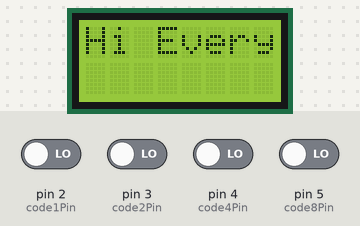
The sketch below on a simulated Arduino Uno, built with avr-gcc and run on an emulated ATmega328P. On the bench: 8×2 character LCD. Inputs (shaded band) come from the test bench; at power-on: pin 2 (code1Pin), pin 3 (code2Pin), pin 4 (code4Pin), pin 5 (code8Pin) LOW. What the sketch prints to the serial monitor is not drawn.

Above: at 1.2 s.
1.3 s: pin 2 (code1Pin) driven HIGH
At 2.3 s:
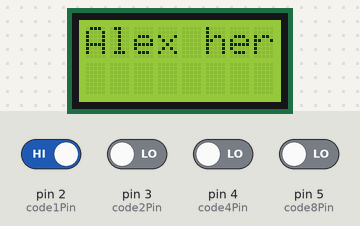
2.8 s: pin 3 (code2Pin) driven HIGH
At 3.3 s:
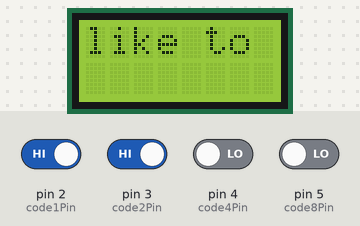
5.8 s: pin 4 (code4Pin) driven HIGH
At 6.5 s:
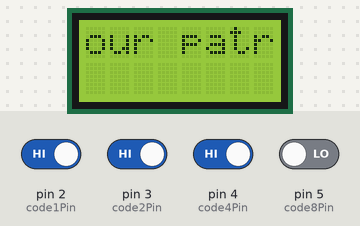
7.4 s: pin 5 (code8Pin) driven HIGH
At 8.6 s:
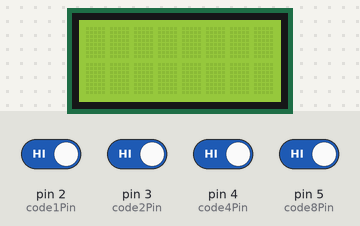
8.9 s: pin 5 (code8Pin) driven LOW
At 10.1 s:
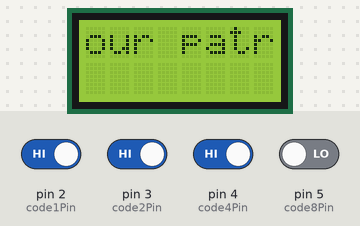
10.4 s: pin 2 (code1Pin) driven LOW
At 11.2 s:
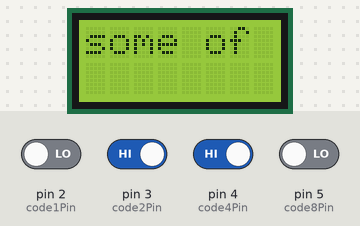
Timing chart, 0 to 12.9 s (numbered marks = the images above; inputs shaded):
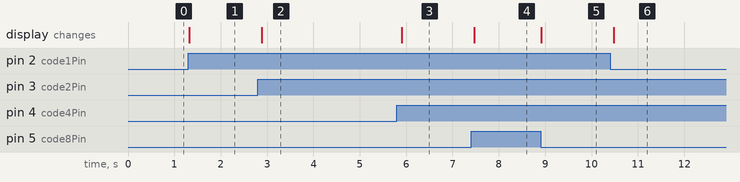

Measured:
- after the input at 1.3 s, the display: changes at once (image 1)
- after the input at 2.8 s, the display: changes after 0.08 s (image 2)
- after the input at 5.8 s, the display: changes after 0.11 s (image 3)
- after the input at 7.4 s, the display: changes after 0.07 s (image 4)
- after the input at 8.9 s, the display: changes at once (image 5)
- after the input at 10.4 s, the display: changes after 0.07 s (image 6)

The sketch:

rotary_decode.ino
```cpp
#include <LiquidCrystal.h>
#define setbit(data,b) (data|=(1<<b)) //set the b bit of data to 1
#define clrbit(data,b) (data&=~(1<<b)) //set the b bit of data to 0

uint8_t code8421 = 0;
const uint8_t code8Pin = 5;
const uint8_t code4Pin = 4;
const uint8_t code2Pin = 3;
const uint8_t code1Pin = 2;
const int rs = 18, en = 19, d4 = 14, d5 = 15, d6 = 16, d7 = 17;
LiquidCrystal lcd(rs, en, d4, d5, d6, d7);

void setup() {
  Serial.begin(9600);
  Serial.println("8421 Encoder Starts up!");
  pinMode(rs, OUTPUT);
  pinMode(en, OUTPUT);
  pinMode(d4, OUTPUT);
  pinMode(d5, OUTPUT);
  pinMode(d6, OUTPUT);
  pinMode(d7, OUTPUT);
  //LiquidCrystal lcd(rs, en, d4, d5, d6, d7);
  lcd.begin(8,2);
  lcd.display();
  lcd.clear();
  lcd.print("Hello world");
  pinMode(code8Pin, INPUT);
  pinMode(code4Pin, INPUT);
  pinMode(code2Pin, INPUT);
  pinMode(code1Pin, INPUT);
}

void loop() {
  //According to the pin level and set the corresponding bit to 0 or 1
  if (digitalRead(code8Pin) == HIGH){
    setbit(code8421, 3);
  }else{
    clrbit(code8421, 3);
  }

  if (digitalRead(code4Pin) == HIGH){
    setbit(code8421, 2);
  }else{
    clrbit(code8421, 2);
  }

  if (digitalRead(code2Pin) == HIGH){
    setbit(code8421, 1);
  }else{
    clrbit(code8421, 1);
  }

  if (digitalRead(code1Pin) == HIGH){
    setbit(code8421, 0);
  }else{
    clrbit(code8421, 0);
  }

  //Output the code in hexadecimal
  Serial.print("Now code8421 is:  ");
 Serial.println(String(code8421, HEX));
  switch (code8421) {
    case 0:
     sendToScreen("Hi Everyone");
     break;
    case 1:
     sendToScreen("Alex here!");
     break;
    case 2:
     sendToScreen("I'd just");
     break;
    case 3:
     sendToScreen("like to take");
     break;
    case 4:
     sendToScreen("a moment");
     break;
    case 5:
     sendToScreen("to thank");
     break;
    case 6:
     sendToScreen("some of");
     break;
    case 7:
     sendToScreen("our patreons");
     break;
    default:
     sendToScreen("");
  }
}

void sendToScreen(String message) {
  lcd.clear();
  lcd.setCursor(0,0);
  lcd.print(message);
  Serial.println(message);
  delay(100);
}
```
